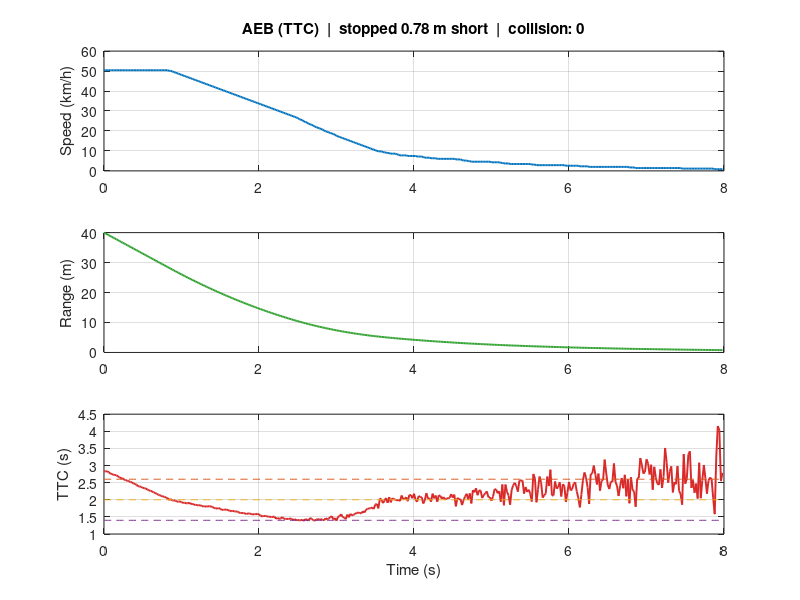

MATLAB code to generate this figure:
% aeb.m
% -------------------------------------------------------------------------
% Automatic Emergency Braking (Time-To-Collision)
% A noisy forward sensor reports range to an obstacle; the controller
% computes Time-To-Collision (TTC) and escalates through forward-collision
% warning -> partial brake -> full brake. Reports the final stopping gap.
%
% Run:  >> aeb
%
% Author: Ujjwal Singla
% License: MIT  |  Requires: base MATLAB (no toolboxes)
% -------------------------------------------------------------------------

clear; clc; close all;
rng(1);

%% Thresholds (seconds of TTC) and brake levels
TTC_WARN = 2.6; TTC_PARTIAL = 2.0; TTC_FULL = 1.4;
A_PARTIAL = -4.0; A_FULL = -8.0;

dt = 0.02; v0 = 14.0; obstacle = 40.0; sensor_noise = 0.15;
n = round(8.0/dt);
v = v0; x = 0;
state = 'CRUISE';
t = zeros(n,1); vlog = zeros(n,1); rng_log = zeros(n,1); ttc_log = zeros(n,1);
kmax = n;

for k = 1:n
    true_range = obstacle - x;
    if true_range <= 0, state = 'COLLISION'; kmax = k-1; break; end
    meas_range = max(0.01, true_range + sensor_noise*randn);
    if v > 0.1, ttc = meas_range / v; else, ttc = inf; end

    if v <= 0.05
        state = 'STOPPED'; a = 0;
    elseif ttc < TTC_FULL
        state = 'FULL_BRAKE'; a = A_FULL;
    elseif ttc < TTC_PARTIAL
        state = 'PARTIAL_BRAKE'; a = A_PARTIAL;
    elseif ttc < TTC_WARN
        state = 'WARN'; a = 0;
    else
        state = 'CRUISE'; a = 0;
    end

    v = max(0, v + a*dt);
    x = x + v*dt;
    t(k) = (k-1)*dt; vlog(k) = v; rng_log(k) = true_range; ttc_log(k) = ttc;
end

idx = 1:kmax;
stop_gap = obstacle - x;
collision = strcmp(state,'COLLISION');
fprintf('stop gap: %.2f m   collision: %d\n', stop_gap, collision);

figure('Color','w','Position',[100 100 760 640]);
subplot(3,1,1); plot(t(idx), vlog(idx)*3.6,'LineWidth',1.4); grid on;
ylabel('Speed (km/h)');
title(sprintf(['AEB (TTC)  |  stopped %.2f m short  |  collision: %d'], ...
    stop_gap, collision));
subplot(3,1,2); plot(t(idx), rng_log(idx),'LineWidth',1.4,'Color',[0.18 0.63 0.18]);
grid on; ylabel('Range (m)');
subplot(3,1,3); plot(t(idx), min(ttc_log(idx),6),'LineWidth',1.4,'Color',[0.85 0.16 0.16]);
hold on; plot(t(idx), TTC_WARN+0*t(idx),'--'); plot(t(idx), TTC_PARTIAL+0*t(idx),'--'); plot(t(idx), TTC_FULL+0*t(idx),'--');
grid on; ylabel('TTC (s)'); xlabel('Time (s)');
try, print(gcf,'demo.png','-dpng','-r110'); catch, end
